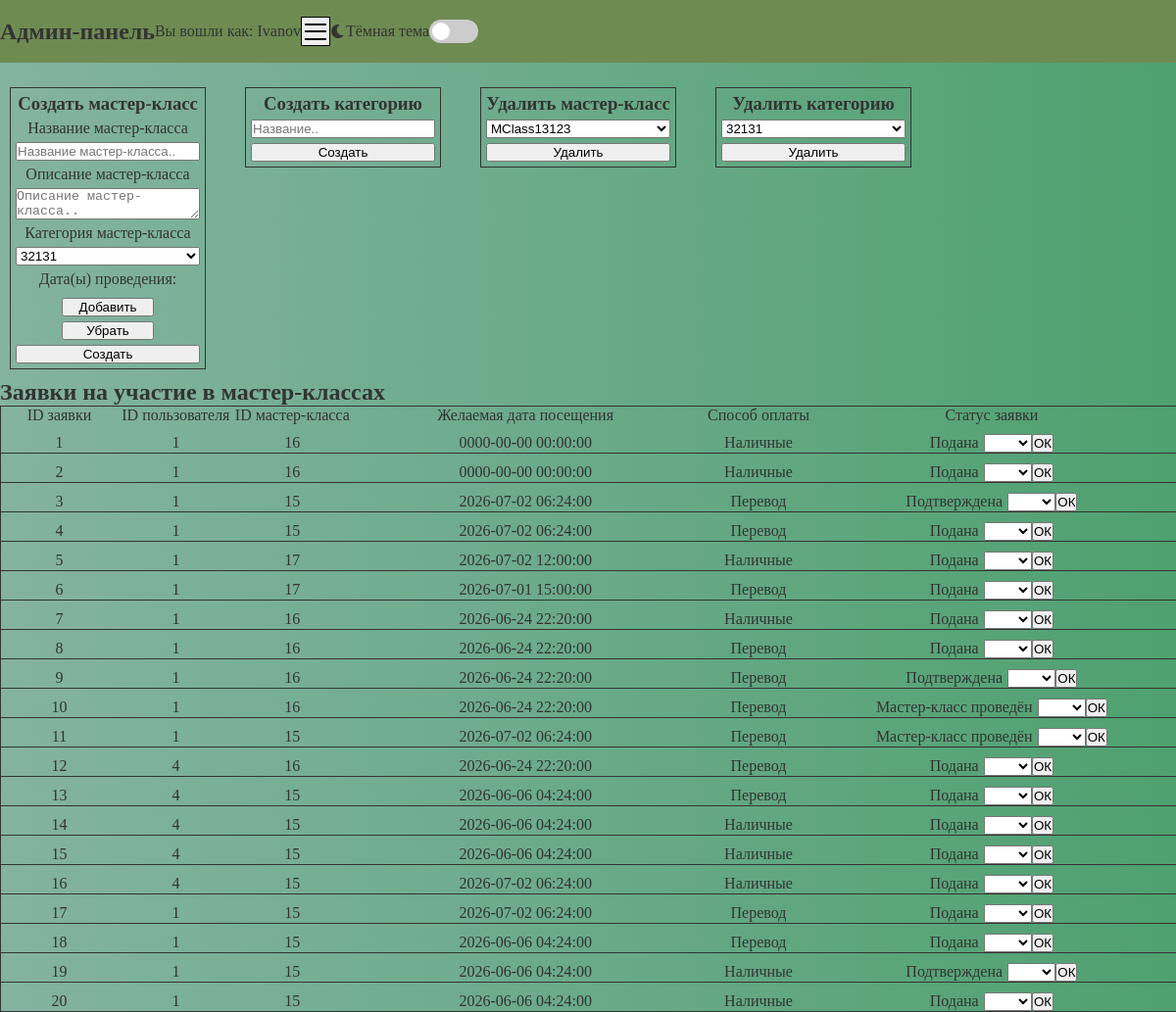
/adminPanel.php (signed in), run on the app's committed database.
### tables this page shows
CREATE TABLE `requests` (
  `id` int(11) NOT NULL,
  `user_id` int(11) NOT NULL,
  `masterclass_id` int(11) NOT NULL,
  `visit_date` datetime NOT NULL,
  `payment` enum('cash','transfer') NOT NULL DEFAULT 'cash',
  `status` enum('sent','confirmed','completed') NOT NULL DEFAULT 'sent',
  `created_at` datetime NOT NULL DEFAULT current_timestamp()
);

### adminPanel.php (the view, shortened to what this page needs)
<?php session_start();
require_once 'database/dbconnect.php';
$stmtCategories = $conn->query("SELECT * FROM categories");
$categories = $stmtCategories->fetchAll(PDO::FETCH_ASSOC);
$stmtMasterClasses = $conn->query("SELECT * FROM masterclasses");
$masterclasses = $stmtMasterClasses->fetchAll(PDO::FETCH_ASSOC);
$stmtRequests = $conn->query("SELECT * FROM requests");
$requests = $stmtRequests->fetchAll(PDO::FETCH_ASSOC);
?>
<!DOCTYPE html>
<html lang="en">
<head>
    <link rel="stylesheet" href="css/adminPanel.css">
    <link rel="stylesheet" href="css/burgerMenu.css">
    <link rel="stylesheet" href="css/themes.css">
    <link rel="stylesheet" href="css/theme-switcher.css">
    <link rel="stylesheet" href="https://cdnjs.cloudflare.com/ajax/libs/font-awesome/6.0.0/css/all.min.css">
</head>
<body>
    <header>
        <h2>Админ-панель</h2>
        <p>Вы вошли как: <?=$_SESSION['user']['userLogin']?></p>
    </header>
    <div class="forms">
            <form action="php/addMasterClass.php" class="addMasterClass" method="POST">
                <h3>Создать мастер-класс</h3>
                <label for="title">Название мастер-класса</label>
                <input type="text" minlength="8" required name="title" id="title" placeholder="Название мастер-класса..">
                <label for="desc">Описание мастер-класса</label>
                <textarea name="description" required id="desc" placeholder="Описание мастер-класса.."></textarea>
                <label for="category">Категория мастер-класса</label>
                <select name="category" id="category">
                    <?php foreach ($categories as $category): ?>
                             <option value="<?php echo $category['id'];?>"><?php echo $category['categorytitle'];?></option>
                    <?php endforeach; ?>
                </select>
                <p>Дата(ы) проведения:</p>
                <button class="addDate">Добавить</button>
                <button class="delDate">Убрать</button>
                <input type="submit" value="Создать" id="masterClSubmit">
            </form>
            <form action="php/addCategory.php" class="addCategory" method="POST">
                <h3>Создать категорию</h3>
                <input type="text" name="categoryTitle" placeholder="Название..">
                <input type="submit" value="Создать">
            </form>
            <form action="php/delMasterClass.php" class="delMasterClass" method="POST">
                <h3>Удалить мастер-класс</h3>
                <select name="delMasterClass" id="delMasterClass">
                    <?php foreach ($masterclasses as $mclass): ?>
                            <option value="<?php echo $mclass['title'];?>"><?php echo $mclass['title'];?></option>
                    <?php endforeach; ?>
                </select>
                <input type="submit" value="Удалить">
            </form>
            <form action="php/delCategory.php" class="delCategory" method="POST">
                <h3>Удалить категорию</h3>
                <select name="delCategory" id="delCategory">
                    <?php foreach ($categories as $category): ?>
                            <option value="<?php echo $category['categorytitle'];?>"><?php echo $category['categorytitle'];?></option>
                    <?php endforeach; ?>
                </select>
                <input type="submit" value="Удалить">
            </form>
        </div>
        <h2>Заявки на участие в мастер-классах</h2>
        <div class="requestsWrap">
            <div class="requests">
                    <div class="id">ID заявки</div>
                    <div class="userId">ID пользователя</div>
                    <div class="mcId">ID мастер-класса</div>
                    <div class="visDate">Желаемая дата посещения</div>
                    <div class="payment">Способ оплаты</div>
                    <div class="stat">Статус заявки</div>
                    <div class="createdDate">Дата заявки</div>
                <?php foreach ($requests as $request):?>
                    <div class="cell"><?=$request['id']?></div>
                    <div class="cell"><?=$request['user_id']?></div>
                    <div class="cell"><?=$request['masterclass_id']?></div>
                    <div class="cell"><?=$request['visit_date']?></div>
                    <?php switch ($request['payment']):
                        case 'transfer':
                            $request['payment'] = 'Перевод';
                            break;
                        case 'cash':
                            $request['payment'] = 'Наличные';
                        endswitch; ?>
                    <div class="cell"><?=$request['payment']?></div>
                    <?php switch ($request['status']):
                        case 'sent':
                            $request['status'] = 'Подана';
                            break;
                        case 'confirmed':
                            $request['status'] = 'Подтверждена';
                            break;
                        case 'completed':
                            $request['status'] = 'Мастер-класс проведён';
                        endswitch; ?>
                    <div class="statCell"><?=$request['status']?>
                    <form action="php/changeStatus.php" method="POST">
                        <select name="status" id="">
                        <option value="sent">Подана</option>
                        </select>
                        <button type="submit">ОК</button>
                    </form>
                    </div>
                    <div class="cell"><?=$request['created_at']?></div>
                <?php endforeach; ?>
            </div>
        </div>
</body>
</html>

### css/adminPanel.css (style rules this page uses)
* { margin: 0; padding: 0; box-sizing: border-box; }
body { background: linear-gradient(90deg, var(--bg-primary) 0%, var(--bg-secondary) 100%); color: var(--text-primary); }
header { width: 100vw; height: 8vh; display: flex; align-items: center; background: var(--header-primary); }
.forms { display: grid; grid-template-columns: repeat(auto-fill, minmax(200px, 1fr)); width: 100vw; height: fit-content; margin-top: 15px; gap: 20px; padding: 10px; }
.forms > form { display: flex; flex-direction: column; text-align: center; width: 200px; height: fit-content; gap: 5px; border: 1px solid; padding: 5px; }
.addMasterClass > textarea { resize: vertical; }
.addMasterClass > button { width: 50%; justify-self: center; align-self: center; }
.requestsWrap { width: 100%; overflow-x: auto; -webkit-overflow-scrolling: touch; }
.requests { display: grid; width: max-content; min-width: 100%; height: fit-content; grid-template-columns: 1fr 1fr 1fr 3fr 1fr 3fr 3fr; grid-template-areas: "id userId mcId visDate payment stat createdDate"; text-align: center; border-top: 1px solid; border-left: 1px solid; border-right: 1px solid; gap: 10px 0; text-align: center; }
.id { grid-area: "id"; }
.userId { grid-area: "userId"; }
.mcId { grid-area: "mcId"; }
.visDate { grid-area: "visDate"; }
.payment { grid-area: "payment"; }
.stat { grid-area: "stat"; }
.createdDate { grid-area: "createdDate"; }
.cell { border-bottom: 1px solid; }
.statCell { border-bottom: 1px solid; display: flex; flex-direction: row; text-align: center; gap: 5px; justify-content: center; }
.statCell > form { display: flex; flex-direction: row; width: 20%; height: 100%; align-self: center; }
.statCell > form > select { width: 100%; height: 100%; text-indent: -9999px; }

### css/themes.css (style rules this page uses)
:root { --bg-primary: rgb(132, 179, 161); --bg-secondary: #4fa16f; --header-primary: rgb(110, 139, 82); --text-primary: #333333; --text-secondary: #666666; --border-color: #e0e0e0; --accent-color: #7fbd5ba9; --accent-hover: #862c2c; --input-bg: #ffffff; --message-bg: #f8d7da; --message-text: #721c24; --message-border: #f5c6cb; scroll-behavior: smooth; }

### data on the page
requests: id "1", user "1", masterclass "16", visit_date "0000-00-00 00:00:00", payment "Наличные", status "Подана"
requests: id "2", user "1", masterclass "16", visit_date "0000-00-00 00:00:00", payment "Наличные", status "Подана"
requests: id "3", user "1", masterclass "15", visit_date "2026-07-02 06:24:00", payment "Перевод", status "Подтверждена"
requests: id "4", user "1", masterclass "15", visit_date "2026-07-02 06:24:00", payment "Перевод", status "Подана"
requests: id "5", user "1", masterclass "17", visit_date "2026-07-02 12:00:00", payment "Наличные", status "Подана"
requests: id "6", user "1", masterclass "17", visit_date "2026-07-01 15:00:00", payment "Перевод", status "Подана"
requests: id "7", user "1", masterclass "16", visit_date "2026-06-24 22:20:00", payment "Наличные", status "Подана"
requests: id "8", user "1", masterclass "16", visit_date "2026-06-24 22:20:00", payment "Перевод", status "Подана"
requests: id "9", user "1", masterclass "16", visit_date "2026-06-24 22:20:00", payment "Перевод", status "Подтверждена"
requests: id "10", user "1", masterclass "16", visit_date "2026-06-24 22:20:00", payment "Перевод", status "Мастер-класс проведён"
requests: id "11", user "1", masterclass "15", visit_date "2026-07-02 06:24:00", payment "Перевод", status "Мастер-класс проведён"
requests: id "12", user "4", masterclass "16", visit_date "2026-06-24 22:20:00", payment "Перевод", status "Подана"
requests: id "13", user "4", masterclass "15", visit_date "2026-06-06 04:24:00", payment "Перевод", status "Подана"
requests: id "14", user "4", masterclass "15", visit_date "2026-06-06 04:24:00", payment "Наличные", status "Подана"
requests: id "15", user "4", masterclass "15", visit_date "2026-06-06 04:24:00", payment "Наличные", status "Подана"
requests: id "16", user "4", masterclass "15", visit_date "2026-07-02 06:24:00", payment "Наличные", status "Подана"
requests: id "17", user "1", masterclass "15", visit_date "2026-07-02 06:24:00", payment "Перевод", status "Подана"
requests: id "18", user "1", masterclass "15", visit_date "2026-06-06 04:24:00", payment "Перевод", status "Подана"
requests: id "19", user "1", masterclass "15", visit_date "2026-06-06 04:24:00", payment "Наличные", status "Подтверждена"
requests: id "20", user "1", masterclass "15", visit_date "2026-06-06 04:24:00", payment "Наличные", status "Подана"

### other printed values
$_SESSION['user']['userLogin'] "Ivanov"
form field category "32131"
form field delMasterClass "MClass13123"
form field delCategory "32131"
